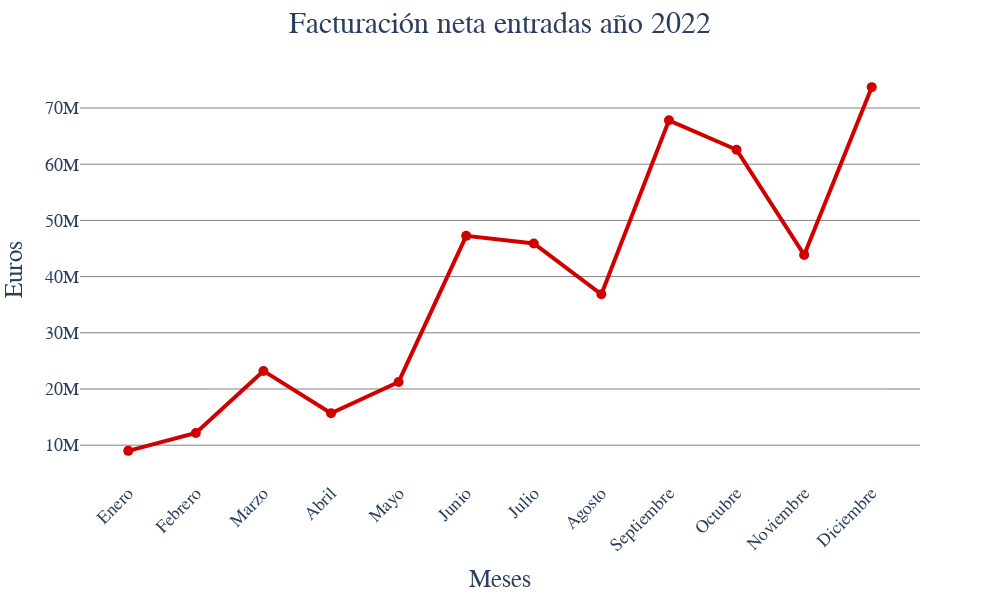

The notebook cell saved with this chart:
### Markdown cell above
Grafico de la facturación neta del último año por meses

### Code cell
import plotly.express as px

palette = ["#d00000"]
palette_11 = ["#03071e","#370617","#6a040f","#9d0208","#d00000","#dc2f02","#e85d04","#f48c06","#faa307","#ffba08", "#FFC42D"]

fig = px.line(df_facturacion_2022,
            x="meses",
            y='ventaentradas',
            color_discrete_sequence= palette,
            labels={"ventaentradas": "cantidad"})

fig.update_traces(
            line=dict(width=4),
            mode='lines+markers',
            marker=dict(size=10))


fig.update_xaxes(
                tickangle=-45,
                tickfont=dict(size=18),
                showgrid=False)

fig.update_yaxes(
                tickfont=dict(size=18),
                gridcolor='gray')


fig.update_layout(
                    width=1000,
                    height=600,
                    title_text="Facturación neta entradas año 2022",
                    title_font=dict(size=30),
                    title_x=0.5, title_y=0.98,
                    plot_bgcolor='rgba(0,0,0,0)',
                    paper_bgcolor='rgba(0,0,0,0)',
                    yaxis_title='Euros',
                    xaxis_title='Meses',
                    yaxis_title_font=dict(size=25),
                    xaxis_title_font=dict(size=25),
                    font=dict(family='Century Gothic'),                           
                    showlegend=False)
                    

fig.write_image(r'graficos\grafico_lineas_facturación_2022.png')
fig.show()

### Figure 1 — Plotly figure (JSON) as saved in the notebook; plotly's stock layout.template omitted (floating-point values rounded to 4 significant figures)
{"data": [{"hovertemplate": "meses=%{x}<br>cantidad=%{y}<extra></extra>", "legendgroup": "", "line": {"color": "#d00000", "dash": "solid", "width": 4}, "marker": {"size": 10, "symbol": "circle"}, "mode": "lines+markers", "name": "", "orientation": "v", "showlegend": false, "type": "scatter", "x": ["Enero", "Febrero", "Marzo", "Abril", "Mayo", "Junio", "Julio", "Agosto", "Septiembre", "Octubre", "Noviembre", "Diciembre"], "xaxis": "x", "y": [8990984, 12169116, 23213911, 15672764, 21252275, 47251135, 45897501, 36844536, 67808894, 62573513, 43859416, 73714084], "yaxis": "y"}], "layout": {"font": {"family": "Century Gothic"}, "height": 600, "legend": {"tracegroupgap": 0}, "margin": {"t": 60}, "paper_bgcolor": "rgba(0,0,0,0)", "plot_bgcolor": "rgba(0,0,0,0)", "showlegend": false, "title": {"font": {"size": 30}, "text": "Facturación neta entradas año 2022", "x": 0.5, "y": 0.98}, "width": 1000, "xaxis": {"anchor": "y", "domain": [0, 1], "showgrid": false, "tickangle": -45, "tickfont": {"size": 18}, "title": {"font": {"size": 25}, "text": "Meses"}}, "yaxis": {"anchor": "x", "domain": [0, 1], "gridcolor": "gray", "tickfont": {"size": 18}, "title": {"font": {"size": 25}, "text": "Euros"}}}}
